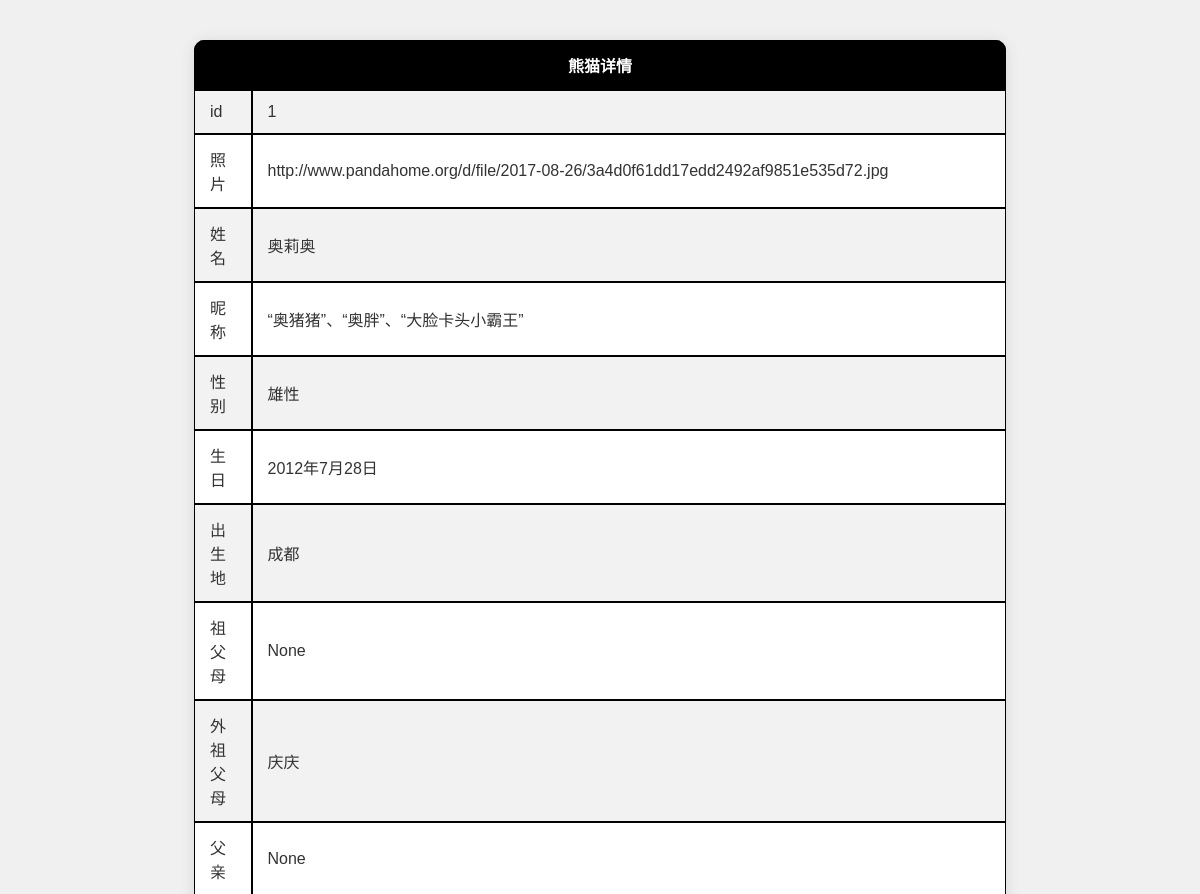
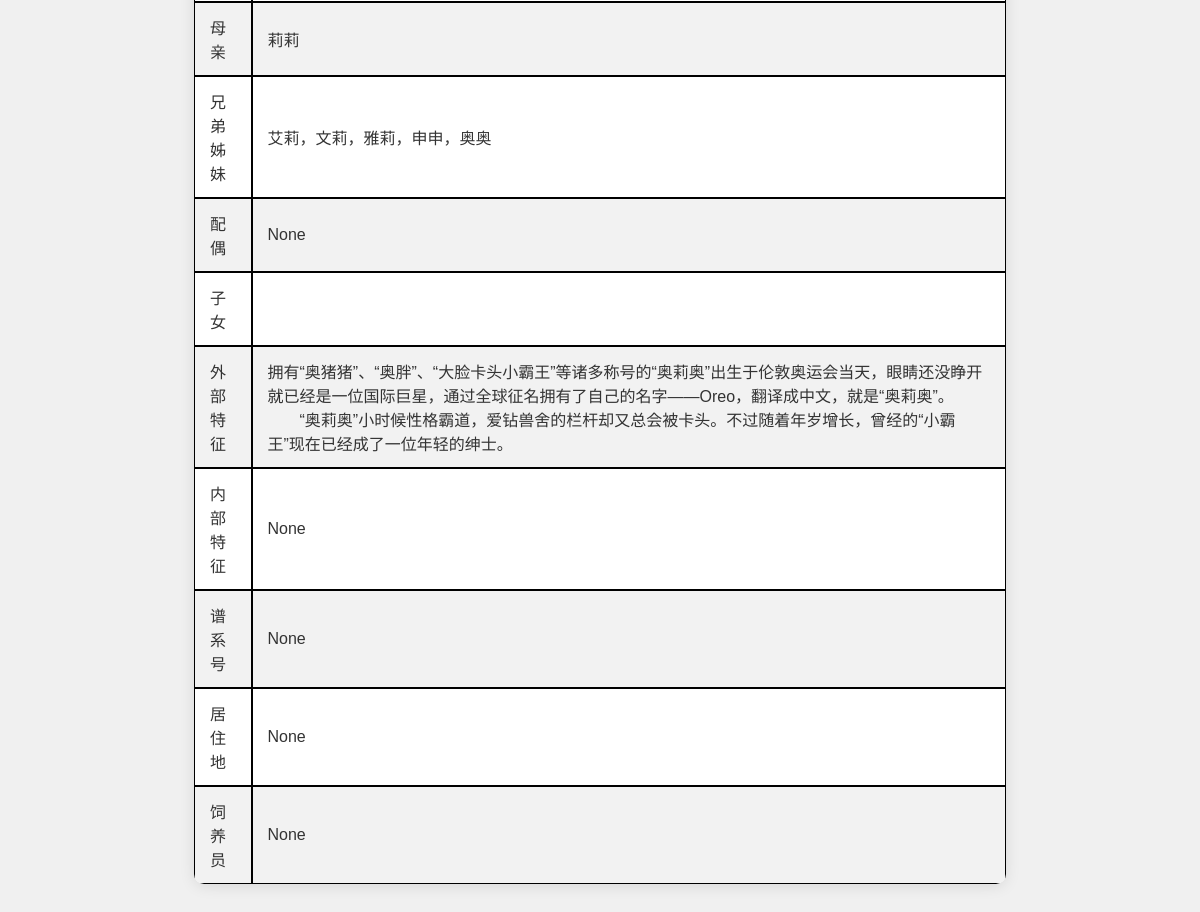
The page /panda/1 on the database its author committed (2 pictures, top to bottom).
### tables this page shows
CREATE TABLE "pandas_detail_info" (
	"id"	INTEGER,
	"照片"	TEXT,
	"姓名"	TEXT,
	"昵称"	TEXT,
	"性别"	TEXT,
	"生日"	TEXT,
	"出生地"	TEXT,
	"祖父母"	TEXT,
	"外祖父母"	TEXT,
	"父亲"	TEXT,
	"母亲"	TEXT,
	"兄弟姊妹"	TEXT,
	"配偶"	TEXT,
	"子女"	TEXT,
	"外部特征"	TEXT,
	"内部特征"	TEXT,
	"谱系号"	INTEGER,
	"居住地"	INTEGER,
	"饲养员"	INTEGER
);

### app.py (the view)
@app.route('/panda/<int:panda_id>')
def panda_details(panda_id):
    conn = get_db_connection()
    panda_detail = conn.execute('SELECT * FROM pandas_detail_info WHERE id = ?', (panda_id,)).fetchone()
    conn.close()
    if panda_detail is None:
        return render_template('error.html', message='Panda not found'), 404
    else:
        return render_template('detail.html', panda=row_to_dict(panda_detail))

### app.py (called while the page is built)
def get_db_connection():
    conn = sqlite3.connect(DATABASE)
    conn.row_factory = sqlite3.Row# This enables column access by name: row['column_name']
    return conn

def row_to_dict(row):
    row_dict = {}
    for key, value in dict(row).items():
        if isinstance(value, bytes):
            row_dict[key] = base64.b64encode(value).decode('utf-8')
        else:
            row_dict[key] = value
    return row_dict

### templates/detail.html (shortened to what this page needs)
<!DOCTYPE html>
<html lang="en">
<head>
</head>
<body>
    <table>
        <tr>
            <th colspan="2" class="centered">熊猫详情</th>
        </tr>
        {% for key, value in panda.items() %}
        <tr>
            <td>{{ key }}</td>
            <td>{{ value }}</td>
        </tr>
        {% endfor %}
    </table>
</body>
</html>

### templates/detail.html (style rules this page uses)
body { font-family: Arial, sans-serif; background-color: #f0f0f0; color: #333; margin: 0; padding: 20px; display: flex; justify-content: center; align-items: center; min-height: 100vh; }
table { border-collapse: separate; border-spacing: 0; width: 70%; margin: 20px auto; box-shadow: 0 2px 15px rgba(0, 0, 0, 0.1); background-color: white; border-radius: 10px; overflow: hidden; }
th, td { border: 1px solid #000; text-align: left; padding: 12px 15px; }
th { background-color: #000; color: #fff; font-weight: bold; }
tr:nth-child(even) { background-color: #f2f2f2; }
.centered { text-align: center; }

### rows shown on the page
pandas_detail_info: key "照片", 照片 "http://www.pandahome.org/d/file/2017-08-26/3a4d0f61dd17edd2492af9851e535d72.jpg", key "姓名", 姓名 "奥莉奥", key "昵称", 昵称 "“奥猪猪”、“奥胖”、“大脸卡头小霸王”", key "性别", 性别 "雄性", key "生日", 生日 "2012年7月28日", key "出生地", 出生地 "成都", key "外祖父母", 外祖父母 "庆庆", key "母亲", 母亲 "莉莉", key "兄弟姊妹", 兄弟姊妹 "艾莉，文莉，雅莉，申申，奥奥", key "外部特征", 外部特征 "拥有“奥猪猪”、“奥胖”、“大脸卡头小霸王”等诸多称号的“奥莉奥”出生于伦敦奥运会当天，眼睛还没睁开就已经是一位国际巨星，通过全球征名拥有了自己的名字——Oreo，翻译成中文，就是“奥莉奥”。 “奥莉奥”小时候性格霸道，爱钻兽舍的栏杆却又总会被卡头。不过随着年岁增长，曾经的“小霸王”现在已经成了一位年轻的绅士。"

### other values the page prints
{{ key }} "id" "祖父母" "父亲" "配偶" "子女" "内部特征" "谱系号" "居住地" "饲养员"
{{ value }} "1" "None" "None" "None" "None" "None" "None" "None"
